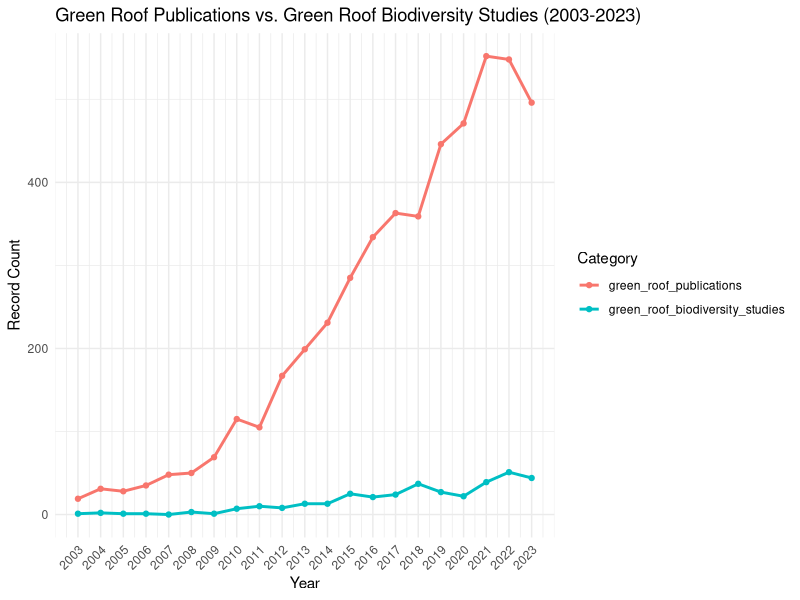
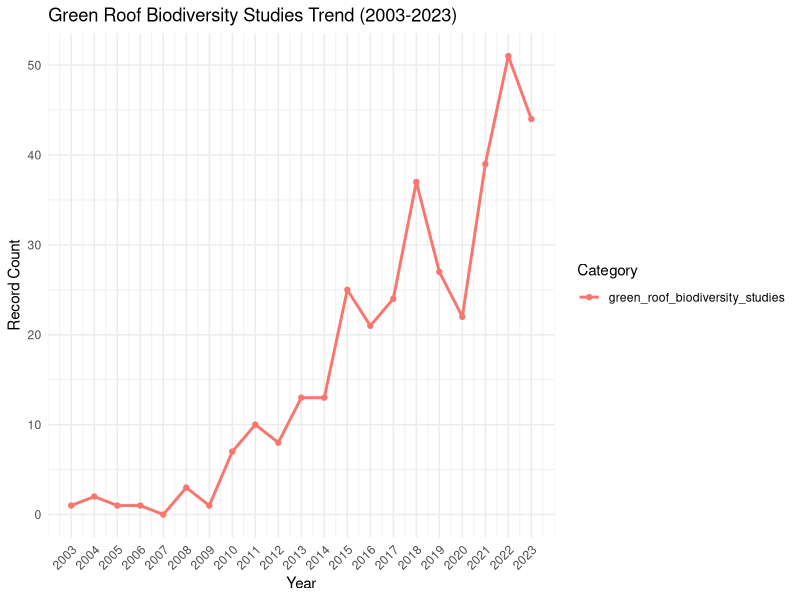
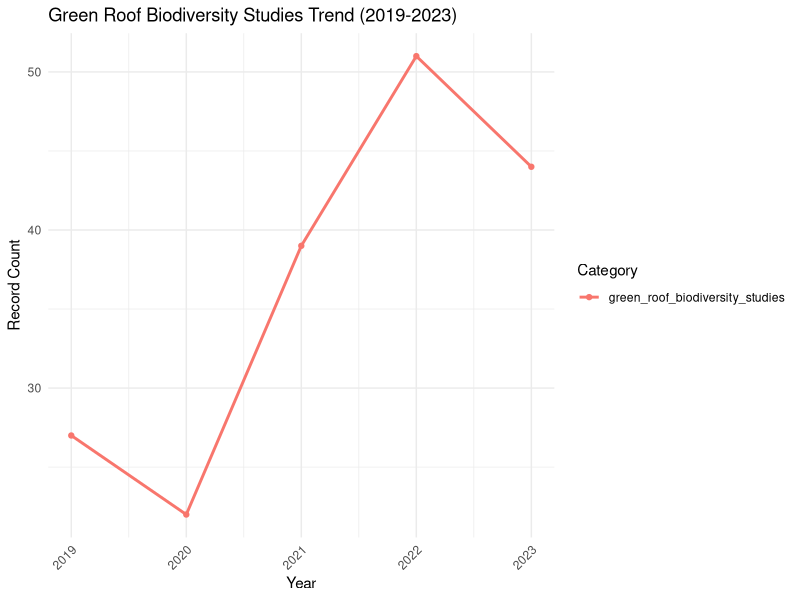

Reproduce these figures in R, in order.
######R script that includes data preparation, linear regression analysis for both green roof 
###### publications and biodiversity studies, and plotting the trends with ggplot2. 
#######This script merges all the analysis steps discussed earlier into one comprehensive R code.

###This script starts by loading the necessary libraries and defining the dataset. 
###It then prepares the data for plotting, creates a trend plot using ggplot2, 
###and performs linear regression analyses for both the green roof publications overall and 
###the subset of studies focusing on biodiversity. The summary() function is called for 
###each model to display the regression analysis results, including the slope coefficient 
###and its statistical significance.

###Dependencies-=Ensure you have the ggplot2 and reshape2 packages installed in your R environment before running this script. If not, you can install them using install.packages("ggplot2") and install.packages("reshape2").

# Load necessary libraries
library(ggplot2)
library(reshape2)

# Define the dataset
years <- 2003:2023
green_roof_publications <- c(19, 31, 28, 35, 48, 50, 69, 115, 105, 167, 199, 231, 285, 334, 363, 359, 446, 471, 552, 548, 496)
green_roof_biodiversity_studies <- c(1, 2, 1, 1, 0, 3, 1, 7, 10, 8, 13, 13, 25, 21, 24, 37, 27, 22, 39, 51, 44)

# Prepare data for plotting
data <- data.frame(years, green_roof_publications, green_roof_biodiversity_studies)
data_long <- melt(data, id.vars = "years", variable.name = "Category", value.name = "Publications")

# Plotting trends
ggplot(data_long, aes(x = years, y = Publications, color = Category)) +
  geom_line(aes(group = Category), size = 1) +
  geom_point() +
  scale_x_continuous(breaks = years, labels = as.character(years)) +
  theme_minimal() +
  theme(axis.text.x = element_text(angle = 45, hjust = 1)) +
  labs(title = "Green Roof Publications vs. Green Roof Biodiversity Studies (2003-2023)",
       x = "Year", y = "Record Count", color = "Category")

# Linear regression analysis for biodiversity studies
model_biodiversity <- lm(green_roof_biodiversity_studies ~ years)
summary(model_biodiversity)

# Linear regression analysis for all green roof publications
model_publications <- lm(green_roof_publications ~ years)
summary(model_publications)

# Narrowing down the dataset to the years 2019 to 2023 for biodiversity studies
years_recent <- 2019:2023
green_roof_biodiversity_studies_recent <- tail(green_roof_biodiversity_studies, 5)

# Preparing the data for linear regression for the recent period
data_recent <- data.frame(years = years_recent, green_roof_biodiversity_studies_recent)
X_recent <- model.matrix(~ years, data_recent)

# Fitting the linear regression model for the recent period of biodiversity studies
model_biodiversity_recent <- lm(green_roof_biodiversity_studies_recent ~ years, data = data_recent)
summary(model_biodiversity_recent)

######################################

## attempting to plot the trends of the full period over the recent period but 
## thats wrong just for fun


# Data preparation for the full period
data_full <- data.frame(years = years, green_roof_biodiversity_studies)
data_full_long <- melt(data_full, id.vars = "years", variable.name = "Category", value.name = "Publications")

# Plotting trend for the full period (2003-2023)
ggplot(data_full_long, aes(x = years, y = Publications, color = Category)) +
  geom_line(aes(group = Category), size = 1) +
  geom_point() +
  scale_x_continuous(breaks = years, labels = as.character(years)) +
  theme_minimal() +
  theme(axis.text.x = element_text(angle = 45, hjust = 1)) +
  labs(title = "Green Roof Biodiversity Studies Trend (2003-2023)",
       x = "Year", y = "Record Count", color = "Category")

# Data preparation for the recent period (2019-2023)
data_recent <- data.frame(years = years_recent, green_roof_biodiversity_studies = green_roof_biodiversity_studies_recent)
data_recent_long <- melt(data_recent, id.vars = "years", variable.name = "Category", value.name = "Publications")

# Plotting trend for the recent period (2019-2023)
ggplot(data_recent_long, aes(x = years, y = Publications, color = Category)) +
  geom_line(aes(group = Category), size = 1) +
  geom_point() +
  scale_x_continuous(breaks = years_recent, labels = as.character(years_recent)) +
  theme_minimal() +
  theme(axis.text.x = element_text(angle = 45, hjust = 1)) +
  labs(title = "Green Roof Biodiversity Studies Trend (2019-2023)",
       x = "Year", y = "Record Count", color = "Category")

